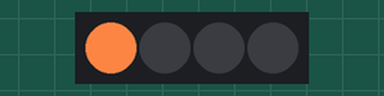
Bench run of a program on a simulated BBC micro:bit running MicroPython. Shown: 4 RGB LEDs in strip order, left to right.

Above: at 0.5 s.
At 1.5 s:
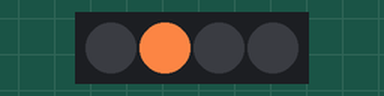
At 2.5 s:
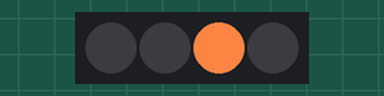
At 3.5 s:
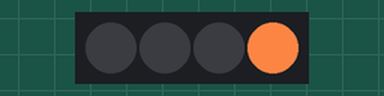
Timing chart, 0 to 5.2 s (numbered marks = the images above):
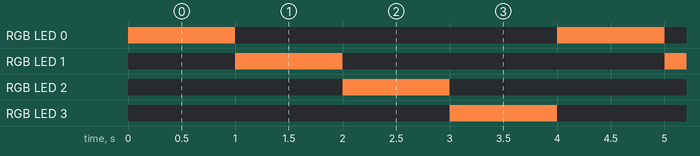

The program:

circle_rgb_v3.py
```python
# Imports go at the top
from microbit import *
import neopixel

np = neopixel.NeoPixel(pin15, 4)
COLOR_NEGRO = (0,0,0) # Tupla, entre parentesis
COLOR_BLANCO = (50,50,50)
COLOR_CAMISETA = ( 245,129,66)

tiempo_espera = 1000

def apaga_led():
    np[0] = COLOR_NEGRO
    np[1] = COLOR_NEGRO
    np[2] = COLOR_NEGRO
    np[3] = COLOR_NEGRO

while True:
    apaga_led()
    # Blanco en newpixel 0
    np[0] = COLOR_CAMISETA
    np.show()
    sleep(tiempo_espera) # espera

    apaga_led()
    # Blanco en newpixel 1
    np[1] = COLOR_CAMISETA
    np.show()
    sleep(tiempo_espera)

    apaga_led()
    # Blanco en newpixel 2
    np[2] = COLOR_CAMISETA
    np.show()
    sleep(tiempo_espera)

    apaga_led()
    # Blanco en newpixel 3
    np[3] = COLOR_CAMISETA
    np.show()
    sleep(tiempo_espera)
```

Measured:
- by itself, RGB LED 0–3: alternates RGB(245, 129, 66) for 1.0 s and off for 3.0 s
- by itself, everything shown: repeats every 4.0 s, in 4 steps
